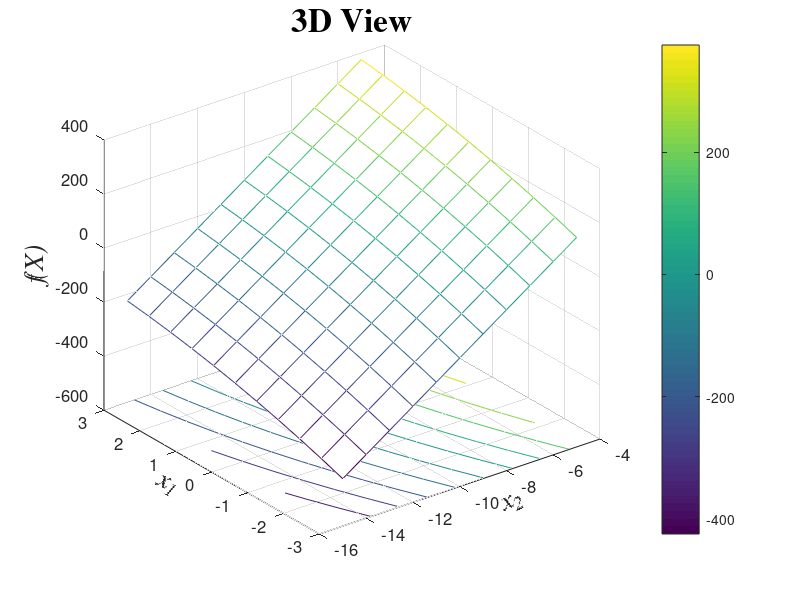

The MATLAB source for this figure:
clear
clc
warning off

x1min=-15;
x1max=-5;
x2min=-3;
x2max=3;
R=10; 
x1=x1min:(x1max-x1min)/R:x1max;
x2=x2min:(x2max-x2min)/R:x2max;
    
for j=1:length(x1)
    
    for i=1:length(x2)
        f(i)=100*(x2(i)-0.01*x1(j).^2 + 1)+0.01*((x1(j)+10).^2);
    end
    
    ftotal(j,:)=f;

end


meshc(x1,x2,ftotal);colorbar;set(gca,'FontSize',12);
xlabel('x_2','FontName','Times','FontSize',20,'FontAngle','italic');
set(get(gca,'xlabel'),'rotation',25,'VerticalAlignment','bottom');
ylabel('x_1','FontName','Times','FontSize',20,'FontAngle','italic');
set(get(gca,'ylabel'),'rotation',-25,'VerticalAlignment','bottom');
zlabel('f(X)','FontName','Times','FontSize',20,'FontAngle','italic');
title('3D View','FontName','Times','FontSize',24,'FontWeight','bold');
